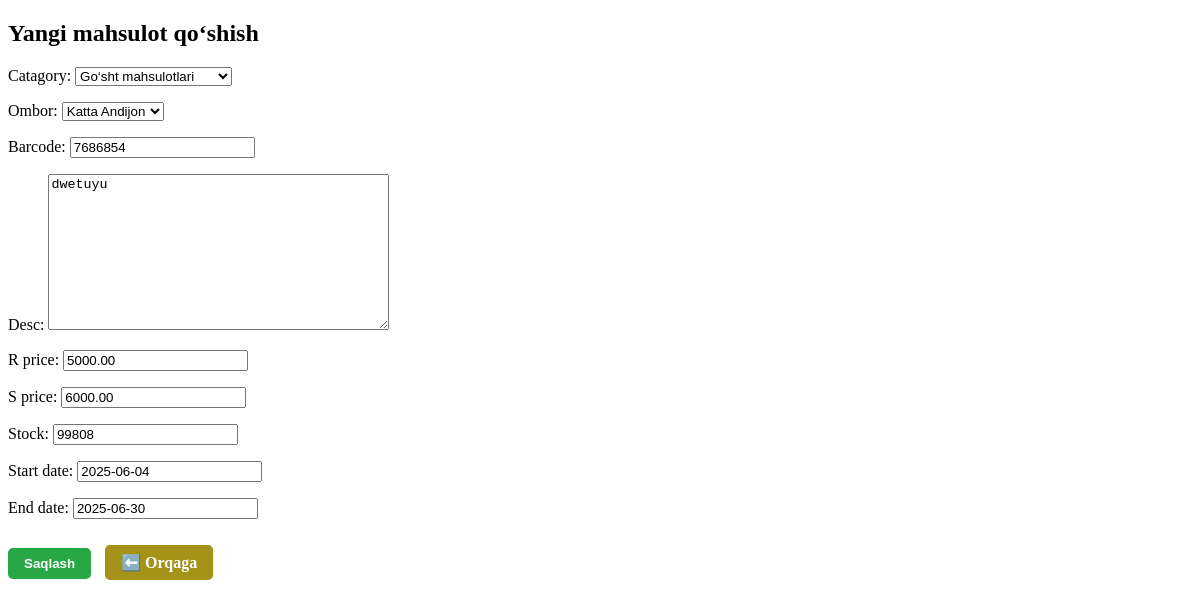
Page /management/products/edit/3/ (signed in) on the committed database.
### market/models.py (models this page shows, shortened)
class Product(models.Model):
    catagory = models.ForeignKey(Catagory, on_delete=models.CASCADE, related_name='products')
    ombor = models.ForeignKey(Ombor, on_delete=models.CASCADE, related_name='products')
    barcode = models.CharField(max_length=100, unique=True)
    desc = models.TextField(blank=True, null=True)
    r_price = models.DecimalField(max_digits=12, decimal_places=2)
    s_price = models.DecimalField(max_digits=12, decimal_places=2)
    stock = models.IntegerField(default=0)
    start_date = models.DateField(default=timezone.now)     # Mahsulot sotuvga chiqqan sana
    end_date = models.DateField(blank=True, null=True)      # Muddati tugash sanasi (ixtiyoriy)

### market/views.py (the view)
# urls.py: path('management/products/edit/<int:pk>/', views.admin_product_edit, name='admin_product_edit'),
@user_passes_test(lambda u: u.is_superuser)
def admin_product_edit(request, pk):
    product = get_object_or_404(Product, pk=pk)
    if request.method == 'POST':
        form = ProductForm(request.POST, instance=product)
        if form.is_valid():
            form.save()
            return redirect('admin_products')
    else:
        form = ProductForm(instance=product)
    return render(request, 'market/admin_product_form.html', {'form': form, 'product': product})

### market/forms.py
class ProductForm(forms.ModelForm):
    class Meta:
        model = Product
        fields = '__all__'

### market/models.py (called while the page is built)
    def __str__(self):
        return self.name

    def __str__(self):
        return self.name

### market/templates/market/admin_product_form.html (shortened to what this page needs)
<!DOCTYPE html>
<html lang="en">
<head>
</head>
<body>
    <h2>Yangi mahsulot qo‘shish</h2>
    <form method="post">
        {{ form.as_p }}
        <button type="submit" class="btn btn-save">Saqlash</button>
        <a href="{% url 'admin_management' %}" class="btn btn-back">⬅️ Orqaga</a>
    </form>
</body>
</html>

### market/templates/market/admin_product_form.html (style rules this page uses)
.btn { padding: 8px 16px; border: none; border-radius: 5px; font-weight: bold; cursor: pointer; text-decoration: none; display: inline-block; margin-top: 10px; }
.btn-save { background-color: #28a745; color: white; }
.btn-back { background-color: #a59219; color: white; margin-left: 10px; }

### rows in the picture
Product: catagory "Go‘sht mahsulotlari", ombor "Katta Andijon", barcode "7686854", desc "dwetuyu", r_price "5000.00", s_price "6000.00", stock "99808", start_date "2025-06-04", end_date "2025-06-30"
